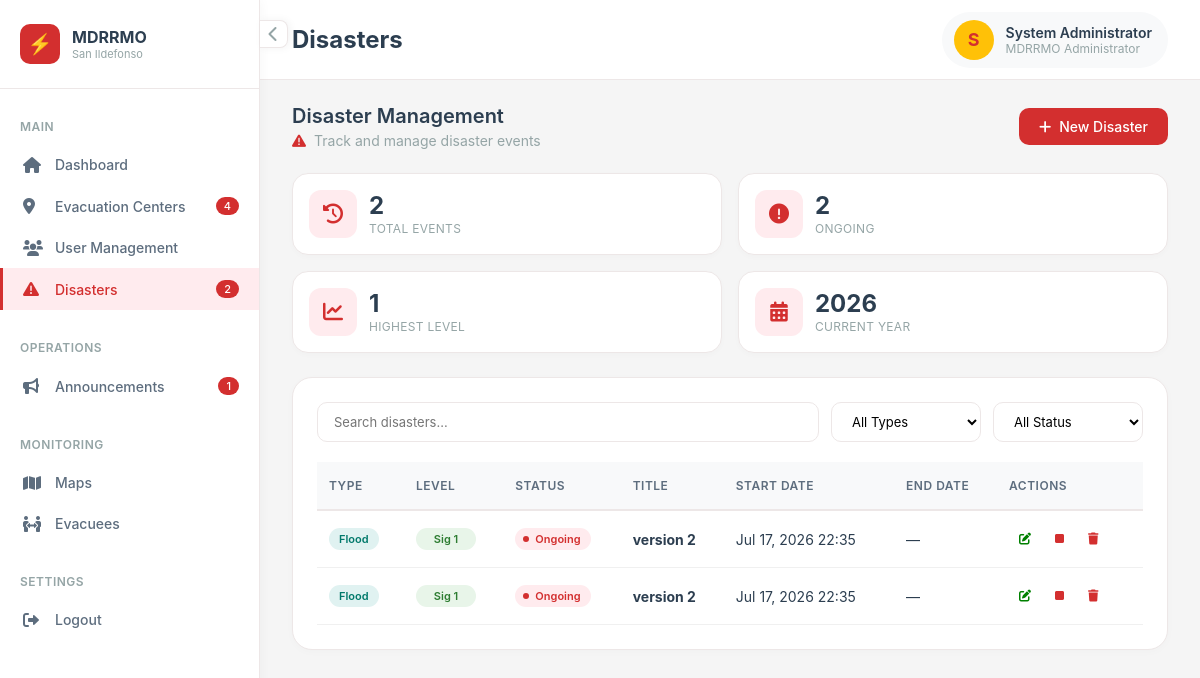
/admin/disasters.php (signed in), run on an earlier commit of the app's database.
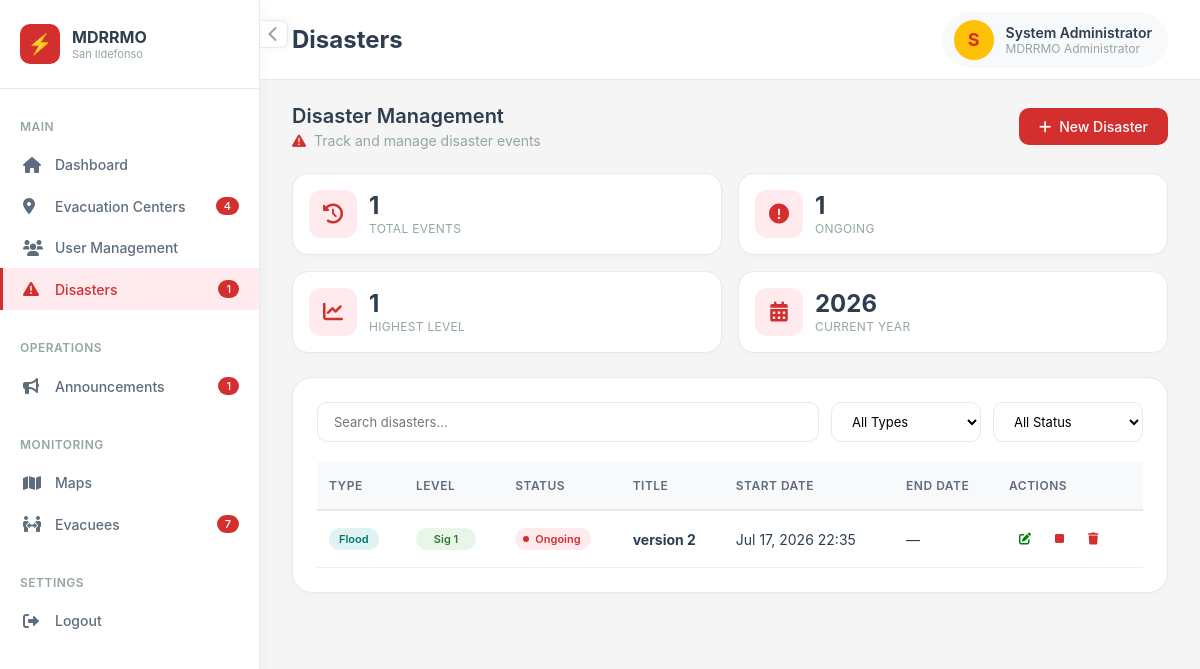
And on a later commit of the database.
### tables this page shows
CREATE TABLE `disasters` (
  `id` int(10) UNSIGNED NOT NULL,
  `type` enum('typhoon','flood','earthquake','heat','landslide','other') NOT NULL,
  `level` tinyint(3) UNSIGNED NOT NULL,
  `title` varchar(200) NOT NULL,
  `status` enum('planned','ongoing','resolved') NOT NULL DEFAULT 'planned',
  `description` text DEFAULT NULL,
  `started_at` datetime DEFAULT NULL,
  `ended_at` datetime DEFAULT NULL,
  `created_at` datetime NOT NULL DEFAULT current_timestamp(),
  `updated_at` datetime NOT NULL DEFAULT current_timestamp() ON UPDATE current_timestamp()
);

### admin/disasters.php (the view, shortened to what the changed rows need)
<?php
$pdo  = db();
$stmt = $pdo->query("SELECT * FROM disasters ORDER BY status = 'ongoing' DESC, level DESC, started_at DESC, id DESC");
$disasters = $stmt->fetchAll();
$ongoingCount = 0;
$totalDisasters = count($disasters);
$highestLevel = 0;
foreach ($disasters as $d) {
    if ($d['status'] === 'ongoing') $ongoingCount++;
    if ((int)$d['level'] > $highestLevel) $highestLevel = (int)$d['level'];
}
$_badgeOngoing       = (int)$pdo->query("SELECT COUNT(*) FROM disasters WHERE status = 'ongoing'")->fetchColumn();
$_badgeEvacuees      = (int)$pdo->query("SELECT COALESCE(SUM(total_members),0) FROM evac_registrations")->fetchColumn();
?>
<!DOCTYPE html>
<html lang="en">
<head>
    <link rel="stylesheet" href="../asset/css/admin_disasters.css">
    <link rel="stylesheet" href="https://cdnjs.cloudflare.com/ajax/libs/font-awesome/6.0.0/css/all.min.css" />
</head>
<body>
    <div class="app-wrapper">
        <aside class="sidebar" id="sidebar">
            <div class="sidebar-content">
                <div class="sidebar-section">
                    <ul class="sidebar-menu">
                        <li><a href="disasters.php" class="sidebar-link active"><i class="fas fa-exclamation-triangle"></i> <span>Disasters</span><?php if($_badgeOngoing > 0): ?><span class="sidebar-badge"><?php echo $_badgeOngoing; ?></span><?php endif; ?></a></li>
                    </ul>
                </div>
                <div class="sidebar-section">
                    <ul class="sidebar-menu">
                        <li><a href="evacuees.php" class="sidebar-link"><i class="fas fa-people-arrows"></i> <span>Evacuees</span><?php if($_badgeEvacuees > 0): ?><span class="sidebar-badge"><?php echo $_badgeEvacuees; ?></span><?php endif; ?></a></li>
                    </ul>
                </div>
            </div>
        </aside>
        <main class="main-content" id="mainContent">
            <div class="top-nav">
                <div class="page-title">
                    <h1>Disasters</h1>
                </div>
            </div>
            <div class="dashboard">
                <div class="page-header">
                    <div class="page-header-left">
                        <h2>Disaster Management</h2>
                    </div>
                </div>
                <div class="stats-row">
                    <div class="stat-card">
                        <div class="stat-content">
                            <div class="stat-value"><?php echo $totalDisasters; ?></div>
                            <div class="stat-label">Total Events</div>
                        </div>
                    </div>
                    <div class="stat-card">
                        <div class="stat-content">
                            <div class="stat-value"><?php echo $ongoingCount; ?></div>
                            <div class="stat-label">Ongoing</div>
                        </div>
                    </div>
                    <div class="stat-card">
                        <div class="stat-content">
                            <div class="stat-value"><?php echo $highestLevel; ?></div>
                            <div class="stat-label">Highest Level</div>
                        </div>
                    </div>
                </div>
                <div class="card">
                    <?php if (!$disasters): ?>
                        <div class="empty-state-small">
                            <i class="fas fa-exclamation-triangle"></i>
                            <p>No disasters have been recorded yet.</p>
                            <a href="disaster_edit.php" class="btn-primary">
                                <i class="fas fa-plus"></i> Record First Disaster
                            </a>
                        </div>
                    <?php else: ?>
                        <div class="table-container">
                            <table class="table" id="disastersTable">
                                <thead>
                                    <tr>
                                        <th>Type</th>
                                        <th>Level</th>
                                        <th>Status</th>
                                        <th>Title</th>
                                        <th>Start Date</th>
                                        <th>End Date</th>
                                        <th>Actions</th>
                                    </tr>
                                </thead>
                                <tbody>
                                    <?php foreach ($disasters as $d):
                                        $type = strtolower($d['type']);
                                        $typeClass = 'type-others';
                                        if ($type === 'typhoon') $typeClass = 'type-typhoon';
                                        else if ($type === 'flood') $typeClass = 'type-flood';
                                        else if ($type === 'earthquake') $typeClass = 'type-earthquake';
                                        else if ($type === 'fire') $typeClass = 'type-fire';
                                        else if ($type === 'landslide') $typeClass = 'type-landslide';
                                        $level = (int)$d['level'];
                                        $levelClass = 'level-1';
                                        $status = $d['status'];
                                        $statusClass = 'status-' . $status;
                                        $startDate = date('M d, Y H:i', strtotime($d['started_at']));
                                        $endDate = $d['ended_at'] ? date('M d, Y H:i', strtotime($d['ended_at'])) : '—';
                                    ?>
                                        <tr>
                                            <td>
                                                <span class="type-badge <?php echo $typeClass; ?>">
                                                    <?php echo htmlspecialchars(ucfirst($d['type'])); ?>
                                                </span>
                                            </td>
                                            <td>
                                                <span class="level-indicator <?php echo $levelClass; ?>">
                                                    Sig <?php echo $level; ?>
                                                </span>
                                            </td>
                                            <td>
                                                <span class="status-badge <?php echo $statusClass; ?>">
                                                    <?php echo htmlspecialchars(ucfirst($status)); ?>
                                                </span>
                                            </td>
                                            <td><strong><?php echo htmlspecialchars($d['title']); ?></strong></td>
                                            <td><?php echo $startDate; ?></td>
                                            <td><?php echo $endDate; ?></td>
                                            <td>
                                                <a href="disaster_edit.php?id=<?php echo (int)$d['id']; ?>" class="action-btn">
                                                    <i class="fas fa-edit"></i>
                                                </a>
                                                <?php if ($status === 'ongoing'): ?>
                                                    <a href="end_disaster.php?id=<?php echo (int)$d['id']; ?>" class="action-btn" style="color: var(--primary-red);" onclick="return confirm('End this disaster?')">
                                                        <i class="fas fa-stop"></i>
                                                    </a>
                                                <?php endif; ?>
                                                <?php
                                                $chk = $pdo->prepare("SELECT COUNT(*) FROM announcements WHERE disaster_id = ?");
                                                $chk->execute([$d['id']]);
                                                $hasLinked = $chk->fetchColumn() > 0;
                                                ?>
                                                <a href="<?php echo $hasLinked ? '#' : 'disaster_delete.php?id='.(int)$d['id']; ?>"
                                                class="action-btn"
                                                style="color: #D32F2F;"
                                                onclick="<?php if ($hasLinked): ?>
                                                    alert('Unable to Delete Disaster\n\nThis disaster is still linked to one or more announcements.\nPlease remove the associated announcements before deleting this disaster.'); return false;
                                                <?php else: ?>
                                                    return confirm('Delete this disaster?');
                                                <?php endif; ?>">
                                                    <i class="fas fa-trash"></i>
                                                </a>
                                            </td>
                                        </tr>
                                    <?php endforeach; ?>
                                </tbody>
                            </table>
                        </div>
                    <?php endif; ?>
                </div>
            </div>
        </main>
    </div>
</body>
</html>

What changed in the data, as far as the page shows it:
removed disasters: type "Flood", level "1", status "Ongoing", title "version 2", started_at "Jul 17, 2026 22:35", ended_at "—"
Also different on the page:
$_badgeOngoing: "2" → "1"
$_badgeEvacuees: (not shown) → "7"
$totalDisasters: "2" → "1"
$ongoingCount: "2" → "1"
